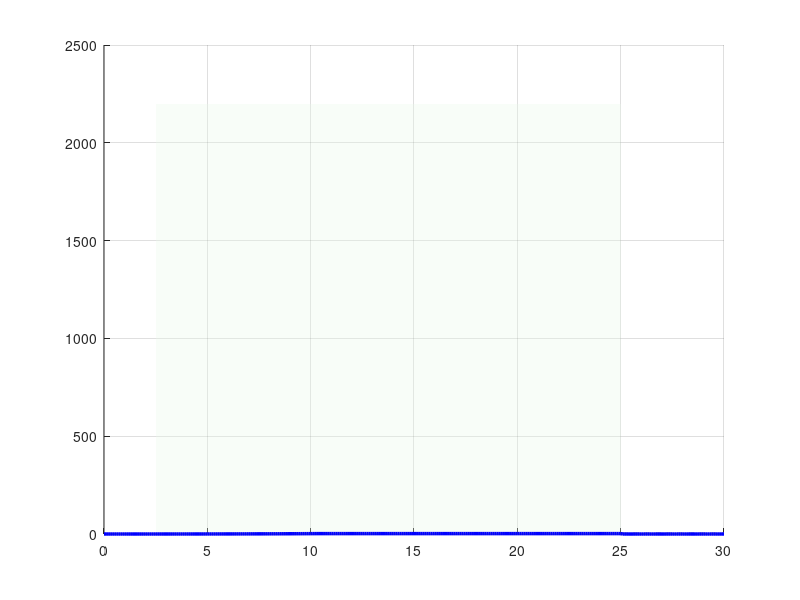

This figure's MATLAB source: (Note: this script raises an error after producing the figure.)
%% =========================================================
%  WIND_MODEL.M  —  Wind Turbine Power System Modelling
%  Betz theory | Power curve | Weibull distribution | AEP
%  Reference turbine: Vestas V90-2MW (scaled for demo)
%% =========================================================

%% ── Turbine Parameters ───────────────────────────────────
P_rated   = 2000;    % Rated power (W) — scaled to 2 kW for rooftop demo
R         = 1.5;     % Rotor radius (m)
v_cut_in  = 2.5;     % Cut-in wind speed (m/s)
v_rated   = 11.0;    % Rated wind speed (m/s)
v_cut_out = 25.0;    % Cut-out wind speed (m/s)
rho_air   = 1.225;   % Air density (kg/m³) at sea level, 15 °C
Cp_max    = 0.45;    % Max power coefficient (Betz limit = 0.593)
eta_gen   = 0.92;    % Generator + gearbox efficiency

A_rotor   = pi * R^2;   % Swept area (m²)

fprintf('  ── Wind Turbine Parameters ──\n');
fprintf('     Rated power  : %.1f kW\n', P_rated/1000);
fprintf('     Rotor radius : %.1f m  |  Swept area: %.3f m²\n', R, A_rotor);
fprintf('     Cut-in / Rated / Cut-out: %.1f / %.1f / %.1f m/s\n\n',...
        v_cut_in, v_rated, v_cut_out);

%% ── Helper: Power Curve ──────────────────────────────────
function P = turbine_power(v, v_ci, v_r, v_co, P_r, rho, A, Cp, eta)
    P = zeros(size(v));
    for i = 1:numel(v)
        vi = v(i);
        if vi < v_ci || vi > v_co
            P(i) = 0;
        elseif vi >= v_ci && vi < v_r
            % Cubic region
            P(i) = 0.5 * rho * A * Cp * eta * vi^3;
            P(i) = min(P(i), P_r);
        else
            P(i) = P_r;
        end
    end
end

%% ── Figure 4: Turbine Power Curve ────────────────────────
figure('Name','Wind Turbine — Power Curve','NumberTitle','off',...
       'Color','white','Position',[100 100 750 380]);

v_range = 0:0.1:30;
P_curve = turbine_power(v_range, v_cut_in, v_rated, v_cut_out,...
                        P_rated, rho_air, A_rotor, Cp_max, eta_gen);

% Ideal Betz power (Cp = 0.593)
P_betz  = min(0.5 * rho_air * A_rotor * 0.593 * v_range.^3, P_rated*1.5);

hold on; grid on;
fill([v_cut_in v_cut_in v_cut_out v_cut_out], [0 2200 2200 0],...
     [0.9 0.97 0.9], 'EdgeColor','none','FaceAlpha',0.3,...
     'DisplayName','Operating zone');
plot(v_range, P_betz/1000,  '--', 'Color',[0.6 0.6 0.6], 'LineWidth',1.3,...
     'DisplayName','Betz ideal (C_P=0.593)');
plot(v_range, P_curve/1000, 'b-', 'LineWidth', 2.5,...
     'DisplayName','Actual power curve');

xline(v_cut_in,  '-.r', 'LineWidth',1.2, 'DisplayName', ...
      sprintf('Cut-in: %.1f m/s', v_cut_in));
xline(v_rated,   '-.g', 'LineWidth',1.2, 'DisplayName', ...
      sprintf('Rated: %.1f m/s', v_rated));
xline(v_cut_out, '-.k', 'LineWidth',1.2, 'DisplayName', ...
      sprintf('Cut-out: %.1f m/s', v_cut_out));
yline(P_rated/1000, '--m', 'LineWidth',1.2,'DisplayName','Rated power');

xlabel('Wind Speed (m/s)','FontSize',11);
ylabel('Output Power (kW)','FontSize',11);
title('Wind Turbine Power Curve (C_P = 0.45, \eta = 0.92)',...
      'FontSize',12,'FontWeight','bold');
legend('Location','northwest','FontSize',8);
xlim([0 30]); ylim([0 2.5]);

%% ── Figure 5: Betz Efficiency & Cp vs TSR ────────────────
figure('Name','Wind — Cp vs Tip Speed Ratio','NumberTitle','off',...
       'Color','white','Position',[870 100 600 360]);

lambda = linspace(0, 14, 300);   % Tip speed ratio
% Empirical Cp-lambda-beta curve (beta=0 pitch)
Cp_lambda = 0.5176 * (116./( 1./(lambda+0.08) - 0.035) - 5) ...
            .* exp(-21./(1./(lambda+0.08) - 0.035)) + 0.0068*lambda;
Cp_lambda = max(Cp_lambda, 0);

[Cp_peak, idx_peak] = max(Cp_lambda);
lambda_opt = lambda(idx_peak);

hold on; grid on;
plot(lambda, Cp_lambda, 'b-','LineWidth',2.2,'DisplayName','C_P(λ)');
plot(lambda_opt, Cp_peak,'ro','MarkerSize',9,'MarkerFaceColor','r',...
     'DisplayName',sprintf('C_{P,max}=%.3f at λ=%.1f', Cp_peak, lambda_opt));
yline(0.593, '--k','LineWidth',1.3,'DisplayName','Betz limit (0.593)');
xlabel('Tip Speed Ratio λ = ωR/v','FontSize',11);
ylabel('Power Coefficient C_P','FontSize',11);
title('C_P–λ Characteristic (Pitch Angle β = 0°)',...
      'FontSize',12,'FontWeight','bold');
legend('Location','northeast','FontSize',9);
ylim([0 0.65]); xlim([0 14]);

%% ── Weibull Wind Speed Distribution ─────────────────────
% Site: Coastal Tamil Nadu (representative)
k_weib = 2.1;    % Shape parameter
c_weib = 7.5;    % Scale parameter (m/s)  → mean ~6.6 m/s

v_w   = 0:0.1:25;
pdf_w = (k_weib/c_weib) .* (v_w/c_weib).^(k_weib-1) ...
        .* exp(-(v_w/c_weib).^k_weib);
cdf_w = 1 - exp(-(v_w/c_weib).^k_weib);

% Mean and most-probable wind speed
v_mean = c_weib * gamma(1 + 1/k_weib);
v_mode = c_weib * ((k_weib-1)/k_weib)^(1/k_weib);

%% ── Figure 6: Weibull Distribution + Power Curve ─────────
figure('Name','Wind — Weibull Distribution','NumberTitle','off',...
       'Color','white','Position',[100 530 900 400]);

subplot(1,2,1); hold on; grid on;
area(v_w, pdf_w,'FaceColor',[0.4 0.7 1],'FaceAlpha',0.5,...
     'EdgeColor',[0.1 0.4 0.8],'LineWidth',1.5,'DisplayName','PDF');
xline(v_mean,'--r','LineWidth',1.5,'DisplayName',sprintf('Mean=%.1f m/s',v_mean));
xline(v_mode,'--g','LineWidth',1.5,'DisplayName',sprintf('Mode=%.1f m/s',v_mode));
xline(v_cut_in,'-.k','LineWidth',1.2);
xline(v_rated,'-.k','LineWidth',1.2);
xlabel('Wind Speed (m/s)','FontSize',11);
ylabel('Probability Density','FontSize',11);
title(sprintf('Weibull PDF  (k=%.1f, c=%.1f m/s)', k_weib, c_weib),...
      'FontSize',12,'FontWeight','bold');
legend('FontSize',8,'Location','northeast');

subplot(1,2,2); hold on; grid on;
P_weib = turbine_power(v_w, v_cut_in, v_rated, v_cut_out,...
                       P_rated, rho_air, A_rotor, Cp_max, eta_gen);
% Weighted power generation
P_weighted = P_weib .* pdf_w * 0.1;  % per 0.1 m/s bin

yyaxis left
bar(v_w, pdf_w*0.1,'FaceColor',[0.7 0.85 1],'EdgeColor','none',...
    'DisplayName','Wind freq.');
ylabel('Probability per Bin','FontSize',10);

yyaxis right
plot(v_w, P_weib/1000,'b-','LineWidth',2,'DisplayName','Power curve');
fill([v_w, fliplr(v_w)], [P_weighted/1000*10, zeros(size(v_w))],...
     [0.1 0.4 0.9],'FaceAlpha',0.25,'EdgeColor','none',...
     'DisplayName','Energy contribution');
ylabel('Power (kW)','FontSize',10);
xlabel('Wind Speed (m/s)','FontSize',11);
title('Wind Speed × Power Curve','FontSize',12,'FontWeight','bold');
legend('FontSize',8,'Location','northeast');
sgtitle('Wind Resource & Turbine Performance — Coastal Tamil Nadu Site',...
        'FontSize',13,'FontWeight','bold');

%% ── Annual Energy Production (AEP) ──────────────────────
% AEP = integral of P(v) * f(v) dv  × 8760 h/yr
dv       = 0.01;
v_aep    = 0:dv:30;
pdf_aep  = (k_weib/c_weib).*(v_aep/c_weib).^(k_weib-1)...
            .*exp(-(v_aep/c_weib).^k_weib);
P_aep    = turbine_power(v_aep, v_cut_in, v_rated, v_cut_out,...
                         P_rated, rho_air, A_rotor, Cp_max, eta_gen);

AEP_Wh   = trapz(v_aep, P_aep .* pdf_aep) * 8760;    % Wh/yr
AEP_kWh  = AEP_Wh / 1000;
CF        = AEP_kWh / (P_rated/1000 * 8760) * 100;   % Capacity factor %

% Capacity factor check (30–45% is typical for coastal sites)
fprintf('  ── Wind Turbine Annual Results ──\n');
fprintf('     Mean wind speed  : %.2f m/s\n', v_mean);
fprintf('     AEP              : %.1f kWh/yr\n', AEP_kWh);
fprintf('     Capacity factor  : %.1f %%\n\n', CF);

%% ── Daily Wind Power Profile ─────────────────────────────
% Synthetic 24-h wind speed profile (diurnal pattern, coastal)
rng(7);
hours  = 0:0.5:23.5;
v_base = v_mean + 2.5*sin(2*pi*(hours-14)/24);  % diurnal: peak afternoon
v_turb = 0.8 * randn(size(hours));               % turbulence
v_day  = max(0, v_base + v_turb);

P_wind_day = turbine_power(v_day, v_cut_in, v_rated, v_cut_out,...
                            P_rated, rho_air, A_rotor, Cp_max, eta_gen)/1000;

E_daily_wind = trapz(hours, P_wind_day);   % kWh

figure('Name','Wind — Daily Power Profile','NumberTitle','off',...
       'Color','white','Position',[1020 100 620 420]);

yyaxis left
bar(hours, v_day, 0.6,'FaceColor',[0.7 0.85 1],'EdgeColor','none');
ylabel('Wind Speed (m/s)','FontSize',11);
ylim([0 20]);

yyaxis right
plot(hours, P_wind_day,'b-','LineWidth',2.2);
fill([hours, fliplr(hours)],[P_wind_day, zeros(size(hours))],[0.1 0.3 0.8],...
     'FaceAlpha',0.3,'EdgeColor','none');
ylabel('Power Output (kW)','FontSize',11);
ylim([0 2.8]);

xlabel('Time of Day (h)','FontSize',11);
title(sprintf('Daily Wind Turbine Power Profile\n(E_{daily} = %.2f kWh/day)', E_daily_wind),...
      'FontSize',12,'FontWeight','bold');
grid on; xlim([0 24]); xticks(0:2:24);
legend({'Wind speed','Wind power'},'Location','northwest','FontSize',9);

fprintf('  ── Daily Wind Profile ──\n');
fprintf('     Daily wind energy : %.2f kWh\n\n', E_daily_wind);

save('wind_results.mat','P_wind_day','E_daily_wind','v_day','AEP_kWh','CF','hours');
